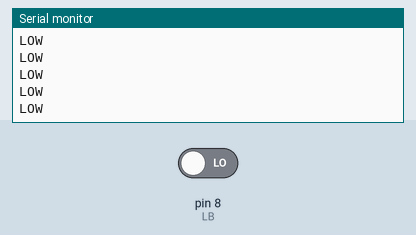
This sketch was run on a simulated Arduino Uno, built with avr-gcc and run on an emulated ATmega328P. On the bench: the last lines printed to the serial monitor. Inputs (shaded band) come from the test bench; at power-on: pin 8 (LB) LOW.

Above: at 1.2 s.
1.3 s: pin 8 (LB) driven HIGH
At 2.3 s:
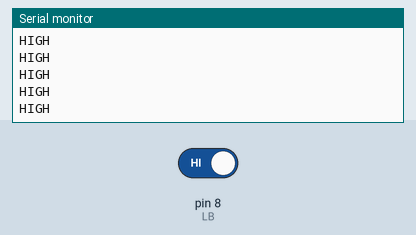
3.2 s: pin 8 (LB) driven LOW
At 4.0 s:
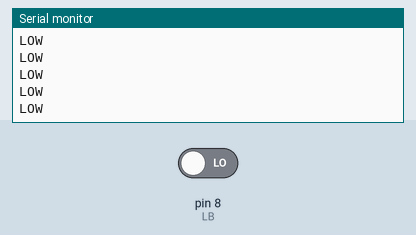
6.2 s: pin 8 (LB) driven HIGH
At 7.2 s:
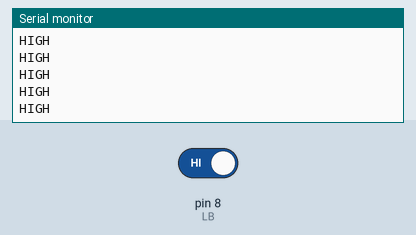

The sketch:

lightBlockTest.ino
```cpp
/*
Analog:
void setup() {
 Serial.begin(9600);
}
void loop() {
 Serial.println(analogRead(A0));
 delay(50);
}
*/
//Digital:
#define LB 8
void setup() {
 Serial.begin(9600);
}
void loop() {
 Serial.println(digitalRead(LB)?"HIGH":"LOW");
 delay(10);
}
```

Measured:
- after the input at 1.3 s, the serial monitor: prints a new line at once (image 1)
- after the input at 6.2 s, the serial monitor: prints a new line at once (image 3)
